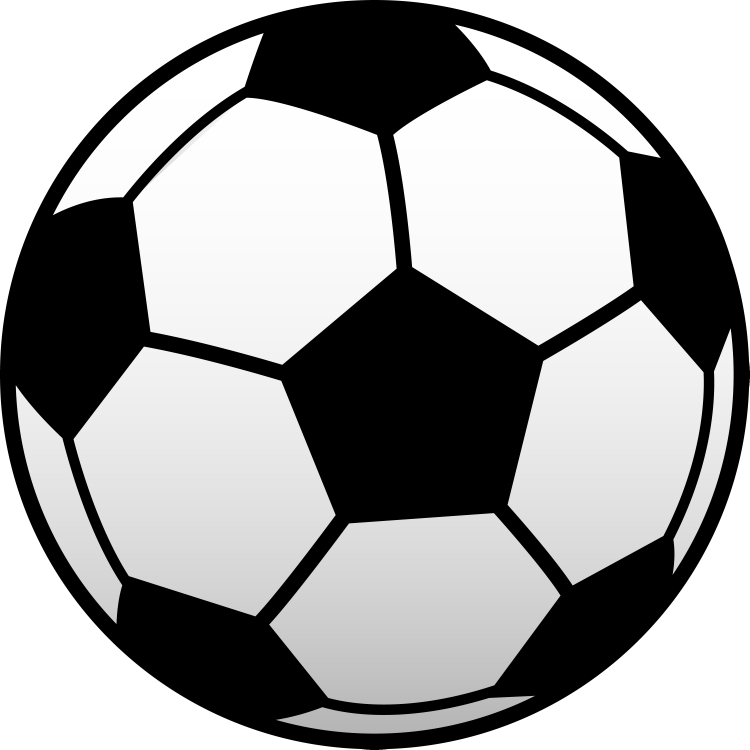
#> input picture soccer_ball.png, 2997 x 2997 px, given in place of ., which was not available (shown at 1/4 size)
$ python optimize_images.py soccer_ball.png .   (older library calls are emulated)
#> lines starting #> are read from the running program, lines starting #| are printed output that depends on the picture; pictures that were not available may be replaced by others from this repository, and a replacement may not be noted
import sys
from PIL import Image
import os

# USAGE:
# arg 1: path where to save the images
# args 2-n: images to optimize
def main():
  images = sys.argv[2]
  path = sys.argv[1]
  print(sys.argv)
  for x in range(2,len(sys.argv)):
    imgsrc = sys.argv[x]
    imgext,imgname = imgsrc[::-1].split(".",1)
    imgname = (imgname.split("/",1)[0])[::-1]
    imgext = imgext[::-1]
    basewidths = [512,192,64,48]
    img = Image.open(imgsrc)
#> img is the input picture: PIL image 2997x2997 RGBA; mean R, G, B, A 106.6, 106.6, 106.6, 200.3
    for x in range(0,len(basewidths)):
      wpercent = (basewidths[x]/float(img.size[0]))
      hsize = int((float(img.size[1])*float(wpercent)))
      new_img = img.resize((basewidths[x],hsize), Image.ANTIALIAS)
      new_name = imgname + '_' + str(basewidths[x]) + '.' + imgext
      if imgext == "jpg":
        new_img.save(path + new_name,quality=40)
      else:
        new_img.save(path + new_name)
#> this loop made 4 passes
#> pass 1, in main, `new_img = img.resize((basewidths[x],hsize), Image.ANTIALIAS)`:
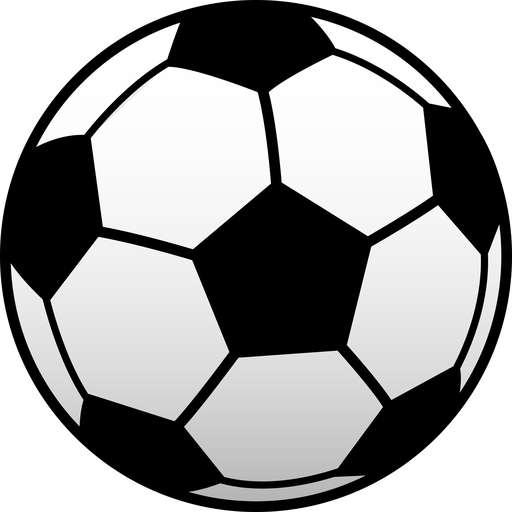
#> new_img: PIL image 512x512 RGBA; mean R, G, B, A 106.1, 106.1, 106.1, 200.3; transparent parts drawn white
#> pass 2, in main, `new_img = img.resize((basewidths[x],hsize), Image.ANTIALIAS)`:
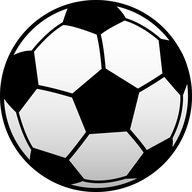
#> new_img: PIL image 192x192 RGBA; mean R, G, B, A 106.3, 106.3, 106.3, 200.4; transparent parts drawn white
#> pass 3, in main, `new_img = img.resize((basewidths[x],hsize), Image.ANTIALIAS)`:
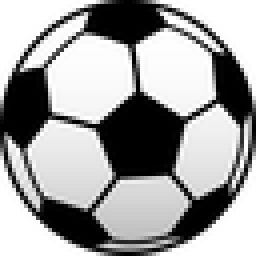
#> new_img: PIL image 64x64 RGBA (shown 4 times larger); mean R, G, B, A 107.5, 107.5, 107.5, 200.4; transparent parts drawn white
#> after the loop:
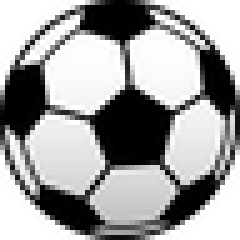
#> new_img: PIL image 48x48 RGBA (shown 5 times larger); mean R, G, B, A 107, 107, 107, 200.5; transparent parts drawn white
main()
